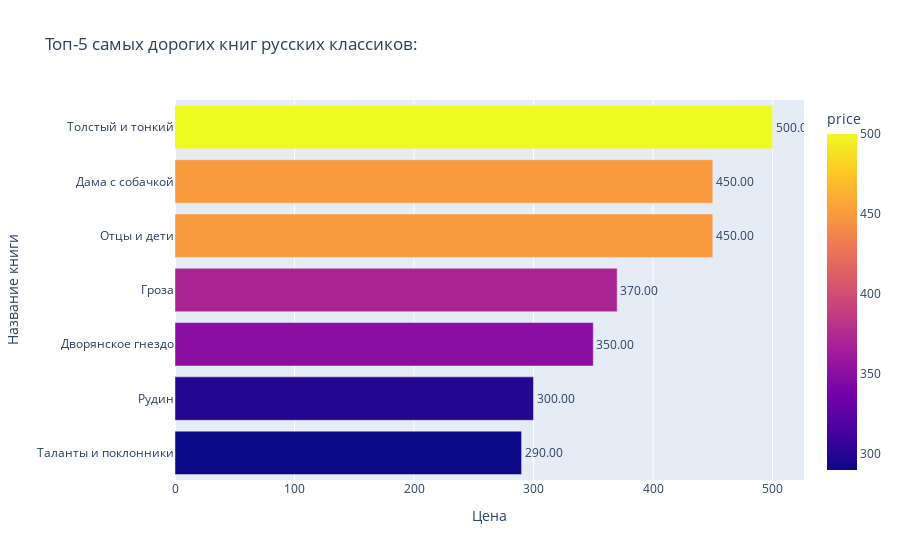

Here is the notebook cell this chart was saved with:
### Code cell
# Задание 2:
# Получите датафрейм authors_price, соединив датафреймы authors и books по полю author_id:
authors_price = pd.merge(authors, book, on = 'author_id', how = 'right')
display(authors_price)

# Задание 3
# Создайте датафрейм top5, в котором содержатся строки из authors_price с пятью самыми дорогими книгами.
top5 = authors_price.sort_values(by = 'price', ascending = True)

fig = px.bar(top5.tail(10), y='book_title', x='price', orientation='h', text = 'price', color = 'price', 
            title = f'Топ-5 самых дорогих книг русских классиков:')
fig.update_traces(texttemplate='%{text:.2f}', textposition='outside')
fig.update_layout(uniformtext_minsize=9, uniformtext_mode='hide', yaxis_title="Название книги", 
                  xaxis_title= f"Цена")
print('\nСамая дорогая книга - "Толстый и тонкий", самая дешевая - "Таланты и поклонники".')
fig.show()

### Figure 1 — Plotly figure (JSON) as saved in the notebook; plotly's stock layout.template omitted (floating-point values rounded to 4 significant figures)
{"data": [{"alignmentgroup": "True", "hovertemplate": "price=%{marker.color}<br>book_title=%{y}<extra></extra>", "legendgroup": "", "marker": {"color": [290, 300, 350, 370, 450, 450, 500], "coloraxis": "coloraxis"}, "name": "", "offsetgroup": "", "orientation": "h", "showlegend": false, "text": [290, 300, 350, 370, 450, 450, 500], "textposition": "outside", "texttemplate": "%{text:.2f}", "type": "bar", "x": [290, 300, 350, 370, 450, 450, 500], "xaxis": "x", "y": ["Таланты и поклонники", "Рудин", "Дворянское гнездо", "Гроза", "Отцы и дети", "Дама с собачкой", "Толстый и тонкий"], "yaxis": "y"}], "layout": {"barmode": "relative", "coloraxis": {"colorbar": {"title": {"text": "price"}}, "colorscale": [[0, "#0d0887"], [0.1111, "#46039f"], [0.2222, "#7201a8"], [0.3333, "#9c179e"], [0.4444, "#bd3786"], [0.5556, "#d8576b"], [0.6667, "#ed7953"], [0.7778, "#fb9f3a"], [0.8889, "#fdca26"], [1, "#f0f921"]]}, "legend": {"tracegroupgap": 0}, "title": {"text": "Топ-5 самых дорогих книг русских классиков:"}, "uniformtext": {"minsize": 9, "mode": "hide"}, "xaxis": {"anchor": "y", "domain": [0, 1], "title": {"text": "Цена"}}, "yaxis": {"anchor": "x", "domain": [0, 1], "title": {"text": "Название книги"}}}}
